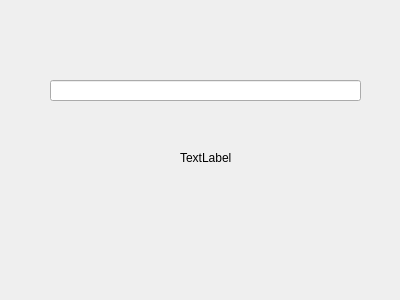
<?xml version="1.0" encoding="UTF-8"?>
<ui version="4.0">
 <class>TimerWidget</class>
 <widget class="QWidget" name="TimerWidget">
  <property name="geometry">
   <rect>
    <x>0</x>
    <y>0</y>
    <width>400</width>
    <height>300</height>
   </rect>
  </property>
  <property name="windowTitle">
   <string>Form</string>
  </property>
  <widget class="QLabel" name="label">
   <property name="geometry">
    <rect>
     <x>180</x>
     <y>150</y>
     <width>59</width>
     <height>16</height>
    </rect>
   </property>
   <property name="text">
    <string>TextLabel</string>
   </property>
  </widget>
  <widget class="QLineEdit" name="lineEdit">
   <property name="geometry">
    <rect>
     <x>50</x>
     <y>80</y>
     <width>311</width>
     <height>21</height>
    </rect>
   </property>
  </widget>
 </widget>
 <resources/>
 <connections/>
</ui>
